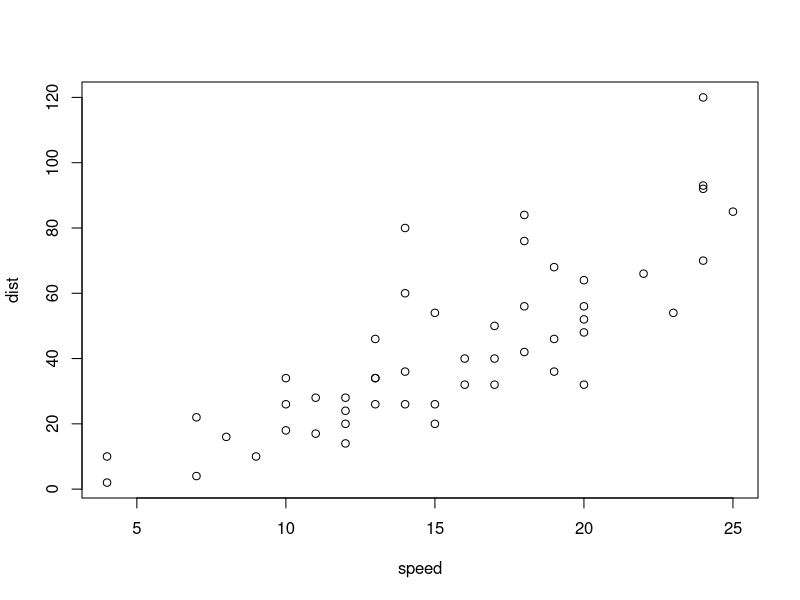
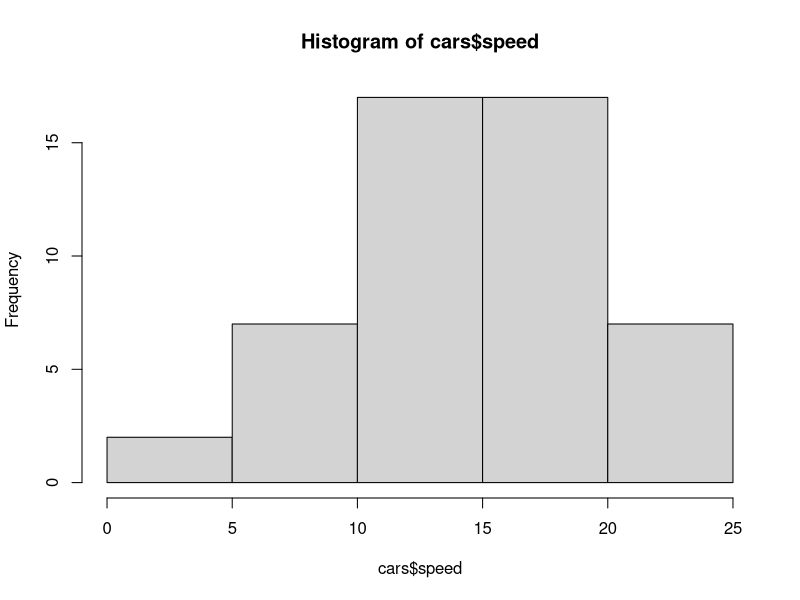
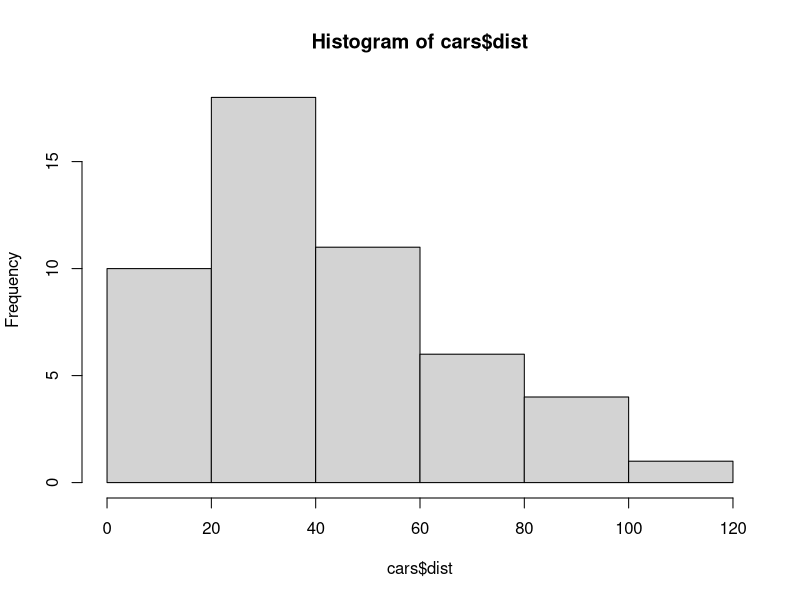

Write R code to recreate these figures, in order.
# Simple R file
# R example data.frame "cars"
str(cars)     # show the structure
summary(cars) # summary of the variables
plot(cars)    # plot speed against distance
hist(cars$speed)
hist(cars$dist)
